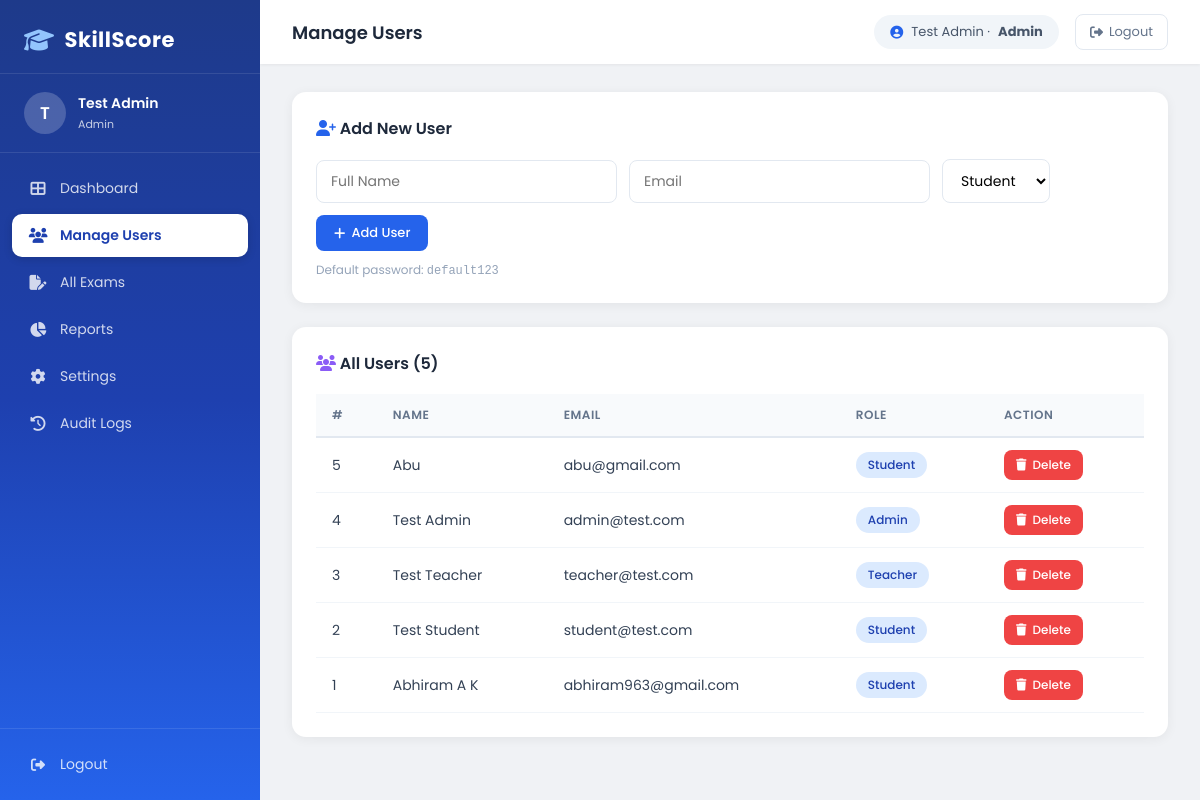
The app's page /admin/manage-users (signed in) with its own data.
### tables this page shows
CREATE TABLE users (
                id INTEGER PRIMARY KEY AUTOINCREMENT,
                name TEXT NOT NULL,
                email TEXT NOT NULL UNIQUE,
                password TEXT NOT NULL,
                role TEXT NOT NULL DEFAULT 'student'
            );

### app.py (the view)
@app.route("/admin/manage-users")
@role_required("admin")
def manage_users():
    db = get_db()
    users = db.execute("SELECT id, name, email, role FROM users ORDER BY id DESC").fetchall()
    return render_template("manage_users.html", active_page='users', users=users)

### app.py (called while the page is built)
def get_db():
    if 'db' not in g:
        g.db = sqlite3.connect(DATABASE)
        g.db.row_factory = sqlite3.Row
    return g.db

def role_required(*roles):
    def wrapper(f):
        @wraps(f)
        def decorated(*args, **kwargs):
            if "user_id" not in session:
                flash("Please log in first.", "danger")
                return redirect(url_for("login"))
            if session.get("role") not in roles:
                flash("Access denied.", "danger")
                return redirect(url_for("login"))
            return f(*args, **kwargs)
        return decorated
    return wrapper

def current_user():
    return {
        "id": session.get("user_id"),
        "name": session.get("user_name", ""),
        "email": session.get("user_email", ""),
        "role": session.get("role", ""),
    }

@app.context_processor
def inject_user():
    return dict(user=current_user())

### templates/manage_users.html (shortened to what this page needs)
{% extends "dashboard_base.html" %}
{% block page_title %}Manage Users{% endblock %}
{% block content %}
  <div class="dash-panel">
    <h3><i class="fas fa-user-plus" style="color:#2563eb"></i> Add New User</h3>
    <form action="{{ url_for('admin_add_user') }}" method="POST" style="display:flex;gap:12px;flex-wrap:wrap;align-items:center">
      <input type="text" name="name" placeholder="Full Name" required class="form-input">
      <input type="email" name="email" placeholder="Email" required class="form-input">
      <select name="role" class="form-select">
        <option value="student">Student</option>
      </select>
      <button type="submit" class="btn btn-primary"><i class="fas fa-plus"></i> Add User</button>
    </form>
    <p style="font-size:12px;color:#94a3b8;margin-top:10px">Default password: <code>default123</code></p>
  </div>
  <div class="dash-panel">
    <h3><i class="fas fa-users" style="color:#8b5cf6"></i> All Users ({{ users|length }})</h3>
    <table class="dash-table">
      <thead>
        <tr><th>#</th><th>Name</th><th>Email</th><th>Role</th><th>Action</th></tr>
      </thead>
      <tbody>
        {% for u in users %}
        <tr>
          <td>{{ u.id }}</td>
          <td>{{ u.name }}</td>
          <td>{{ u.email }}</td>
          <td><span class="badge badge-info">{{ u.role|capitalize }}</span></td>
          <td><a href="{{ url_for('admin_delete_user', uid=u.id) }}" class="btn btn-danger btn-sm" onclick="return confirm('Delete this user?')"><i class="fas fa-trash"></i> Delete</a></td>
        </tr>
        {% endfor %}
      </tbody>
    </table>
  </div>
{% endblock %}

### templates/dashboard_base.html (shortened to what this page needs)
<!DOCTYPE html>
<html lang="en">
<head>
<link rel="stylesheet" href="https://cdnjs.cloudflare.com/ajax/libs/font-awesome/6.5.0/css/all.min.css">
</head>
<body>
<div class="dash-layout">
  <aside class="dash-sidebar">
    <div class="brand">
      <i class="fas fa-graduation-cap"></i>
      <span>SkillScore</span>
    </div>
    <div class="user-block">
      <div class="user-avatar">{{ user.name[0]|upper if user.name else 'U' }}</div>
      <div class="user-meta">
        <h4>{{ user.name }}</h4>
        <p>{{ user.role }}</p>
      </div>
    </div>
    <nav>
      {% if user.role == 'admin' %}
        <a href="{{ url_for('admin_dashboard') }}" class="{{ 'active' if active_page == 'dashboard' }}"><i class="fas fa-th-large"></i> <span>Dashboard</span></a>
        <a href="{{ url_for('manage_users') }}" class="{{ 'active' if active_page == 'users' }}"><i class="fas fa-users"></i> <span>Manage Users</span></a>
        <a href="{{ url_for('all_exams') }}" class="{{ 'active' if active_page == 'exams' }}"><i class="fas fa-file-pen"></i> <span>All Exams</span></a>
        <a href="{{ url_for('reports') }}" class="{{ 'active' if active_page == 'reports' }}"><i class="fas fa-chart-pie"></i> <span>Reports</span></a>
        <a href="{{ url_for('settings') }}" class="{{ 'active' if active_page == 'settings' }}"><i class="fas fa-gear"></i> <span>Settings</span></a>
        <a href="{{ url_for('audit_logs') }}" class="{{ 'active' if active_page == 'audit_logs' }}"><i class="fas fa-clock-rotate-left"></i> <span>Audit Logs</span></a>
      {% endif %}
    </nav>
    <div class="sidebar-footer">
      <a href="{{ url_for('logout') }}"><i class="fas fa-right-from-bracket"></i> <span>Logout</span></a>
    </div>
  </aside>
  <div class="dash-main">
    <header class="dash-topbar">
      <h1 class="page-title">{% block page_title %}Dashboard{% endblock %}</h1>
      <div class="topbar-right">
        <div class="user-pill">
          <i class="fas fa-circle-user"></i>
          {{ user.name }} &middot; <strong>{{ user.role|capitalize }}</strong>
        </div>
        <a href="{{ url_for('logout') }}" class="logout-link">
          <i class="fas fa-right-from-bracket"></i> Logout
        </a>
      </div>
    </header>
    <div class="dash-content">
      {% block content %}{% endblock %}
    </div>
  </div>
</div>
</body>
</html>

### records on screen
users: name "Test Admin", role "Admin", id "4", email "admin@test.com"
users: id "5", name "Abu", email "abu@gmail.com", role "Student"
users: id "3", name "Test Teacher", email "teacher@test.com", role "Teacher"
users: id "2", name "Test Student", email "student@test.com", role "Student"
users: id "1", name "Abhiram A K", email "abhiram963@gmail.com", role "Student"

### other values on screen
{{ user.name[0]|upper if user.name else 'U' }} "T"
{{ users|length }} "5"
